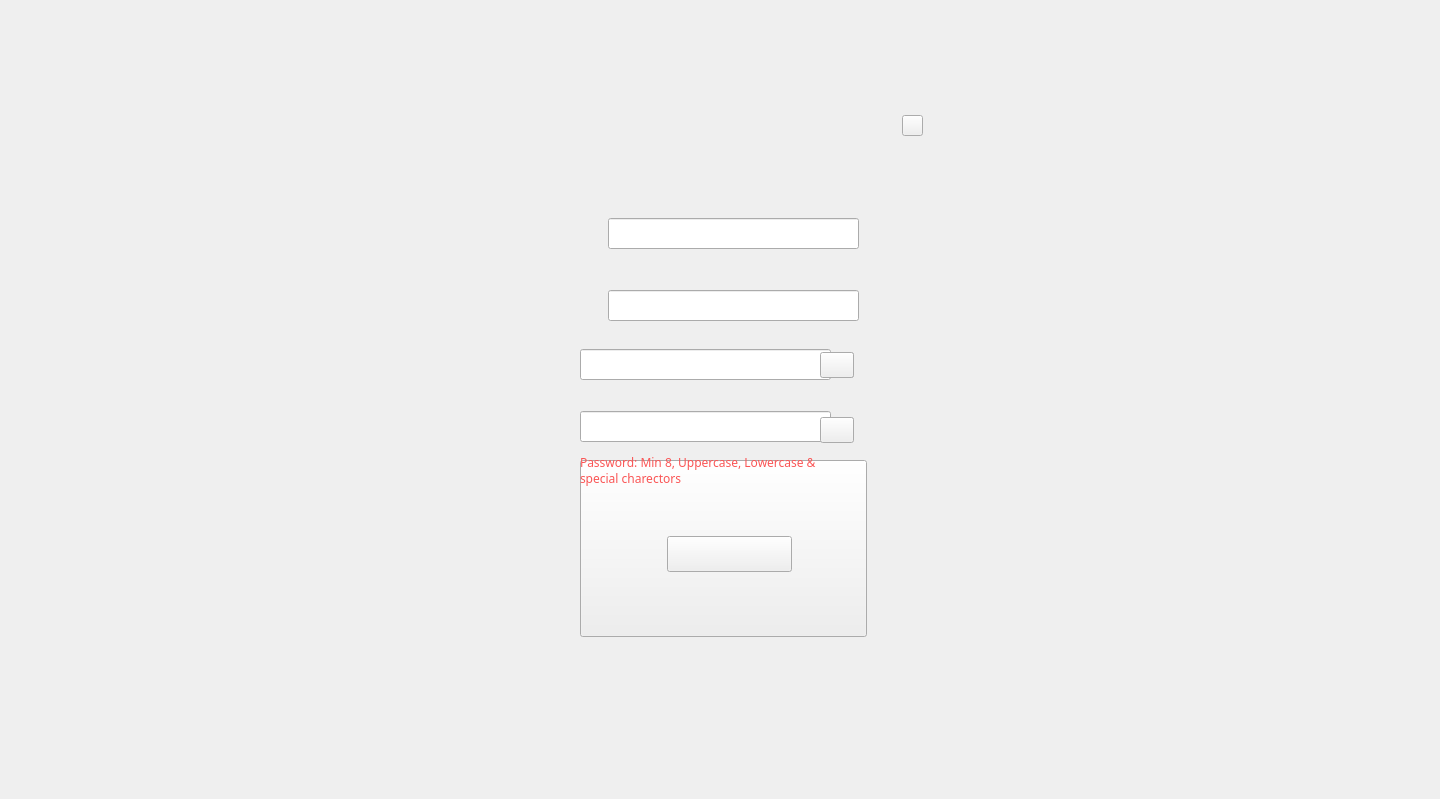
<?xml version="1.0" encoding="UTF-8"?>
<ui version="4.0">
 <class>Form</class>
 <widget class="QWidget" name="Form">
  <property name="geometry">
   <rect>
    <x>0</x>
    <y>0</y>
    <width>1440</width>
    <height>799</height>
   </rect>
  </property>
  <property name="windowTitle">
   <string>Form</string>
  </property>
  <widget class="QLabel" name="main_background">
   <property name="geometry">
    <rect>
     <x>0</x>
     <y>0</y>
     <width>1440</width>
     <height>800</height>
    </rect>
   </property>
   <property name="styleSheet">
    <string notr="true">border-image: url(:/createAcc/Project-Parot-assets/Create-acc-assets/create_account_ui_0000s_0003s_0001_Vector-Smart-Object.png);</string>
   </property>
   <property name="text">
    <string/>
   </property>
  </widget>
  <widget class="QLabel" name="create_acc_background">
   <property name="geometry">
    <rect>
     <x>523</x>
     <y>110</y>
     <width>395</width>
     <height>582</height>
    </rect>
   </property>
   <property name="styleSheet">
    <string notr="true">border-image: url(:/createAcc/Project-Parot-assets/Create-acc-assets/create_account_ui_0000s_0003s_0000__Path_.png);</string>
   </property>
   <property name="text">
    <string/>
   </property>
  </widget>
  <widget class="QLabel" name="lines">
   <property name="geometry">
    <rect>
     <x>578</x>
     <y>248</y>
     <width>284</width>
     <height>196</height>
    </rect>
   </property>
   <property name="styleSheet">
    <string notr="true">border-image: url(:/createAcc/Project-Parot-assets/Create-acc-assets/create_account_ui_0000s_0008_Lines.png);</string>
   </property>
   <property name="text">
    <string/>
   </property>
  </widget>
  <widget class="QLabel" name="email_icon">
   <property name="geometry">
    <rect>
     <x>583</x>
     <y>224</y>
     <width>22</width>
     <height>19</height>
    </rect>
   </property>
   <property name="styleSheet">
    <string notr="true">border-image: url(:/createAcc/Project-Parot-assets/Create-acc-assets/create_account_ui_0000s_0003__Group_.png);</string>
   </property>
   <property name="text">
    <string/>
   </property>
  </widget>
  <widget class="QLabel" name="user_icon">
   <property name="geometry">
    <rect>
     <x>583</x>
     <y>290</y>
     <width>22</width>
     <height>25</height>
    </rect>
   </property>
   <property name="styleSheet">
    <string notr="true">border-image: url(:/createAcc/Project-Parot-assets/Create-acc-assets/create_account_ui_0000s_0002__Group_.png);</string>
   </property>
   <property name="text">
    <string/>
   </property>
  </widget>
  <widget class="QPushButton" name="show_pass_button">
   <property name="geometry">
    <rect>
     <x>820</x>
     <y>352</y>
     <width>34</width>
     <height>26</height>
    </rect>
   </property>
   <property name="styleSheet">
    <string notr="true">border-image: url(:/createAcc/Project-Parot-assets/Create-acc-assets/show_pass_icon.png);</string>
   </property>
   <property name="text">
    <string/>
   </property>
  </widget>
  <widget class="QLabel" name="label_2">
   <property name="geometry">
    <rect>
     <x>838</x>
     <y>365</y>
     <width>16</width>
     <height>14</height>
    </rect>
   </property>
   <property name="styleSheet">
    <string notr="true">border-image: url(:/createAcc/Project-Parot-assets/Create-acc-assets/create_account_ui_0000s_0000s_0000__Group_.png);</string>
   </property>
   <property name="text">
    <string/>
   </property>
  </widget>
  <widget class="QPushButton" name="Button_background">
   <property name="geometry">
    <rect>
     <x>580</x>
     <y>460</y>
     <width>287</width>
     <height>177</height>
    </rect>
   </property>
   <property name="autoFillBackground">
    <bool>false</bool>
   </property>
   <property name="styleSheet">
    <string notr="true">border-image: url(:/createAcc/Project-Parot-assets/Create-acc-assets/create_account_ui_0000s_0002s_0000__Image_.png);</string>
   </property>
   <property name="text">
    <string/>
   </property>
   <property name="autoDefault">
    <bool>false</bool>
   </property>
   <property name="default">
    <bool>false</bool>
   </property>
   <property name="flat">
    <bool>false</bool>
   </property>
  </widget>
  <widget class="QLabel" name="Parrot">
   <property name="geometry">
    <rect>
     <x>643</x>
     <y>154</y>
     <width>152</width>
     <height>14</height>
    </rect>
   </property>
   <property name="styleSheet">
    <string notr="true">border-image: url(:/createAcc/Project-Parot-assets/Create-acc-assets/create_account_ui_0000s_0000_Parrot.png);</string>
   </property>
   <property name="text">
    <string/>
   </property>
  </widget>
  <widget class="QPushButton" name="show_pass_2">
   <property name="geometry">
    <rect>
     <x>820</x>
     <y>417</y>
     <width>34</width>
     <height>24</height>
    </rect>
   </property>
   <property name="styleSheet">
    <string notr="true">border-image: url(:/createAcc/Project-Parot-assets/Create-acc-assets/show_pass_icon.png);</string>
   </property>
   <property name="text">
    <string/>
   </property>
  </widget>
  <widget class="QLabel" name="label_4">
   <property name="geometry">
    <rect>
     <x>838</x>
     <y>428</y>
     <width>16</width>
     <height>14</height>
    </rect>
   </property>
   <property name="styleSheet">
    <string notr="true">image: url(:/createAcc/Project-Parot-assets/Create-acc-assets/create_account_ui_0000s_0000s_0000__Group_.png);</string>
   </property>
   <property name="text">
    <string/>
   </property>
  </widget>
  <widget class="QLineEdit" name="Email_id">
   <property name="geometry">
    <rect>
     <x>608</x>
     <y>218</y>
     <width>251</width>
     <height>31</height>
    </rect>
   </property>
   <property name="font">
    <font>
     <family>Hurme Geometric Sans 1</family>
     <pointsize>14</pointsize>
     <weight>0</weight>
     <italic>false</italic>
     <bold>false</bold>
    </font>
   </property>
   <property name="autoFillBackground">
    <bool>false</bool>
   </property>
   <property name="styleSheet">
    <string notr="true">border-image: url(:/createAcc/Project-Parot-assets/Create-acc-assets/Line 1.png);
color: rgb(255, 255, 255);
font: 0 14pt &quot;Hurme Geometric Sans 1&quot;;</string>
   </property>
   <property name="maxLength">
    <number>32767</number>
   </property>
   <property name="placeholderText">
    <string>Enter Your Valid Email Id.</string>
   </property>
   <property name="clearButtonEnabled">
    <bool>true</bool>
   </property>
  </widget>
  <widget class="QLineEdit" name="Username">
   <property name="geometry">
    <rect>
     <x>608</x>
     <y>290</y>
     <width>251</width>
     <height>31</height>
    </rect>
   </property>
   <property name="font">
    <font>
     <family>Hurme Geometric Sans 1</family>
     <pointsize>14</pointsize>
     <weight>0</weight>
     <italic>false</italic>
     <bold>false</bold>
    </font>
   </property>
   <property name="autoFillBackground">
    <bool>false</bool>
   </property>
   <property name="styleSheet">
    <string notr="true">border-image: url(:/createAcc/Project-Parot-assets/Create-acc-assets/Line 1.png);
color: rgb(255, 255, 255);
font: 0 14pt &quot;Hurme Geometric Sans 1&quot;;</string>
   </property>
   <property name="maxLength">
    <number>32767</number>
   </property>
   <property name="placeholderText">
    <string>Create Username.</string>
   </property>
   <property name="clearButtonEnabled">
    <bool>true</bool>
   </property>
  </widget>
  <widget class="QLineEdit" name="CreatePass_2">
   <property name="geometry">
    <rect>
     <x>580</x>
     <y>349</y>
     <width>251</width>
     <height>31</height>
    </rect>
   </property>
   <property name="font">
    <font>
     <family>Hurme Geometric Sans 1</family>
     <pointsize>14</pointsize>
     <weight>0</weight>
     <italic>false</italic>
     <bold>false</bold>
    </font>
   </property>
   <property name="autoFillBackground">
    <bool>false</bool>
   </property>
   <property name="styleSheet">
    <string notr="true">border-image: url(:/createAcc/Project-Parot-assets/Create-acc-assets/Line 1.png);
color: rgb(255, 255, 255);
font: 0 14pt &quot;Hurme Geometric Sans 1&quot;;</string>
   </property>
   <property name="maxLength">
    <number>32767</number>
   </property>
   <property name="echoMode">
    <enum>QLineEdit::Password</enum>
   </property>
   <property name="placeholderText">
    <string>Create Password.</string>
   </property>
   <property name="clearButtonEnabled">
    <bool>false</bool>
   </property>
  </widget>
  <widget class="QLineEdit" name="ConfirmPass">
   <property name="geometry">
    <rect>
     <x>580</x>
     <y>411</y>
     <width>251</width>
     <height>31</height>
    </rect>
   </property>
   <property name="font">
    <font>
     <family>Hurme Geometric Sans 1</family>
     <pointsize>14</pointsize>
     <weight>0</weight>
     <italic>false</italic>
     <bold>false</bold>
    </font>
   </property>
   <property name="autoFillBackground">
    <bool>false</bool>
   </property>
   <property name="styleSheet">
    <string notr="true">border-image: url(:/createAcc/Project-Parot-assets/Create-acc-assets/Line 1.png);
color: rgb(255, 255, 255);
font: 0 14pt &quot;Hurme Geometric Sans 1&quot;;</string>
   </property>
   <property name="maxLength">
    <number>32767</number>
   </property>
   <property name="echoMode">
    <enum>QLineEdit::Password</enum>
   </property>
   <property name="placeholderText">
    <string>Confirm Password.</string>
   </property>
   <property name="clearButtonEnabled">
    <bool>false</bool>
   </property>
  </widget>
  <widget class="QLabel" name="error_lable">
   <property name="geometry">
    <rect>
     <x>580</x>
     <y>450</y>
     <width>261</width>
     <height>41</height>
    </rect>
   </property>
   <property name="font">
    <font>
     <family>OCR-B 10 BT</family>
     <pointsize>9</pointsize>
     <italic>false</italic>
    </font>
   </property>
   <property name="styleSheet">
    <string notr="true">color: rgb(250, 85, 85);</string>
   </property>
   <property name="frameShape">
    <enum>QFrame::NoFrame</enum>
   </property>
   <property name="frameShadow">
    <enum>QFrame::Raised</enum>
   </property>
   <property name="text">
    <string>Password: Min 8, Uppercase, Lowercase &amp; special charectors</string>
   </property>
   <property name="wordWrap">
    <bool>true</bool>
   </property>
  </widget>
  <widget class="QPushButton" name="cancel_button">
   <property name="geometry">
    <rect>
     <x>902</x>
     <y>115</y>
     <width>21</width>
     <height>21</height>
    </rect>
   </property>
   <property name="styleSheet">
    <string notr="true">border-image: url(:/createAcc/Project-Parot-assets/Create-acc-assets/cancel button.png);</string>
   </property>
   <property name="text">
    <string/>
   </property>
  </widget>
  <widget class="QPushButton" name="hide_button">
   <property name="geometry">
    <rect>
     <x>820</x>
     <y>352</y>
     <width>34</width>
     <height>26</height>
    </rect>
   </property>
   <property name="styleSheet">
    <string notr="true">border-image: url(:/createAcc/Project-Parot-assets/Create-acc-assets/show_pass_icon.png);</string>
   </property>
   <property name="text">
    <string/>
   </property>
  </widget>
  <widget class="QPushButton" name="hide_button_2">
   <property name="geometry">
    <rect>
     <x>820</x>
     <y>417</y>
     <width>34</width>
     <height>26</height>
    </rect>
   </property>
   <property name="styleSheet">
    <string notr="true">border-image: url(:/createAcc/Project-Parot-assets/Create-acc-assets/show_pass_icon.png);</string>
   </property>
   <property name="text">
    <string/>
   </property>
  </widget>
  <widget class="QPushButton" name="pushButton">
   <property name="geometry">
    <rect>
     <x>667</x>
     <y>536</y>
     <width>125</width>
     <height>36</height>
    </rect>
   </property>
   <property name="styleSheet">
    <string notr="true">border-image: url(:/createAcc/Project-Parot-assets/Create-acc-assets/create_account_ui_0000s_0001s_0000__Group_.png);</string>
   </property>
   <property name="text">
    <string/>
   </property>
  </widget>
 </widget>
 <resources>
  <include location="../design/resource.qrc"/>
 </resources>
 <connections/>
</ui>
